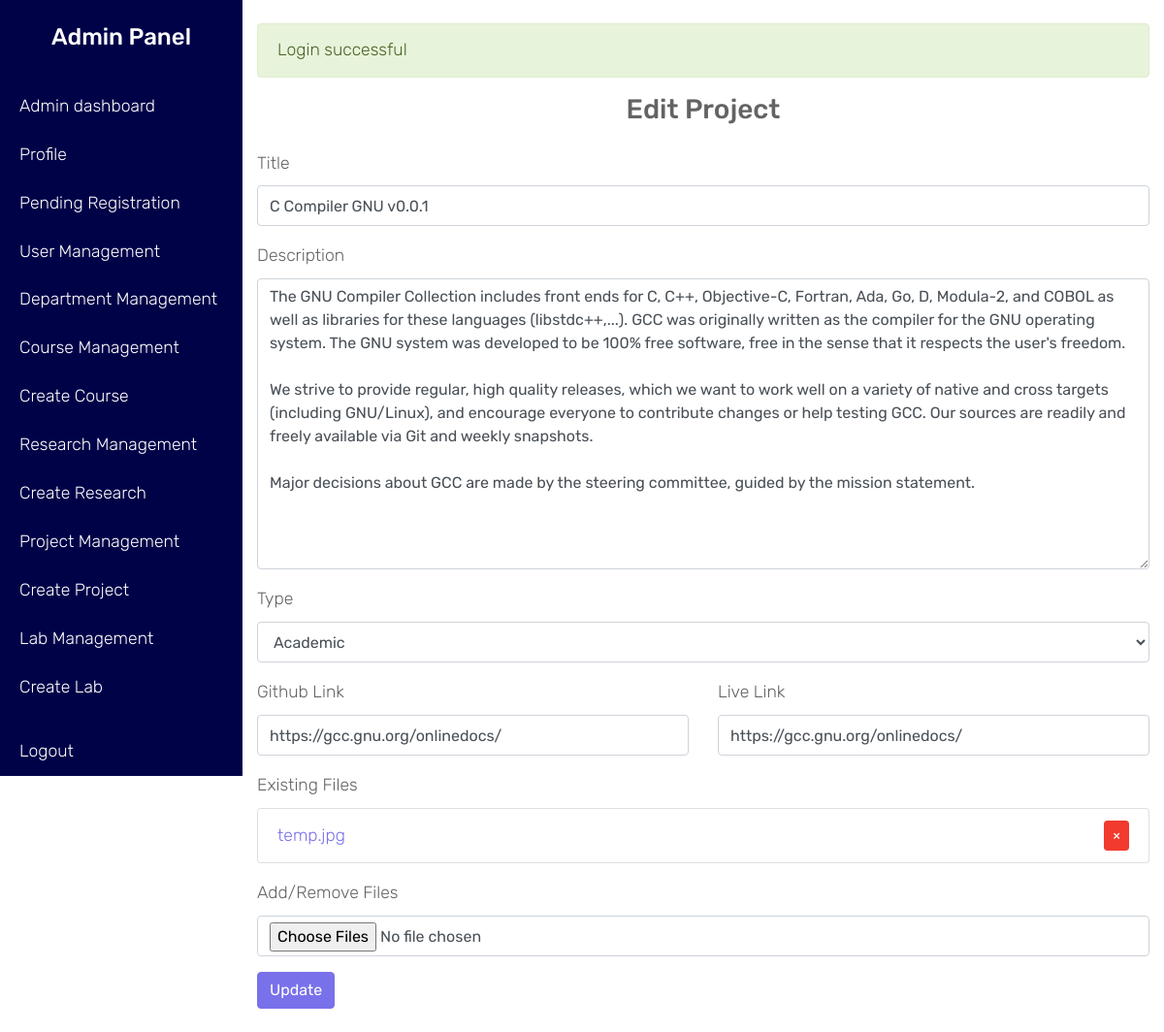
/admin/create-project.php?editProject=1 (signed in), run on the app's committed database.
### tables this page shows
CREATE TABLE `tbl_project` (
  `project_id` int(11) NOT NULL,
  `status` int(11) DEFAULT 0,
  `title` text DEFAULT NULL,
  `description` text DEFAULT NULL,
  `project_type` text DEFAULT NULL,
  `github_link` text DEFAULT NULL,
  `live_link` text DEFAULT NULL,
  `files` text DEFAULT NULL,
  `created_at` timestamp NOT NULL DEFAULT current_timestamp(),
  `modified_at` timestamp NOT NULL DEFAULT current_timestamp() ON UPDATE current_timestamp()
);

CREATE TABLE `tbl_file` (
  `file_id` int(11) NOT NULL,
  `status` int(11) DEFAULT 1,
  `file_owner_id` int(11) NOT NULL,
  `file_original_name` text NOT NULL,
  `file_new_name` text NOT NULL,
  `created` timestamp NOT NULL DEFAULT current_timestamp(),
  `modified` timestamp NOT NULL DEFAULT current_timestamp() ON UPDATE current_timestamp()
);

### class-file/SessionManager.php (called while the page is built, shortened)
<?php
class SessionStatic
{
    public static function get(string $key)
    {
        return isset($_SESSION[$key]) ? $_SESSION[$key] : null;
    }
}
?>

### class-file/Project.php (called while the page is built, shortened)
<?php
include_once 'DatabaseConnector.php';
class Project
{
    public $conn;
    public $table = null;
    public function __construct($tableName = null)
    {
        $this->table = $tableName ?? 'tbl_project';
    }
    public function ensureConnection()
    {
        if (!$this->conn) {
            $this->db = new DatabaseConnector();
            $this->db->connect();
            $this->conn = $this->db->getConnection();
        }
    }
    public function getByFilters(
        $project_id = null,
        $status = null,
        $title = null,
        $project_type = null,
        $files = null,
        $sort_col = 'created_at',
        $sort_order = 'ASC'
    ) {
        $sql = "SELECT * FROM {$this->table} WHERE 1";
        $filters = [
            'project_id'   => $project_id,
            'status'       => $status,
            'title'        => $title,
            'project_type'=> $project_type,
            'files'        => $files
        ];
        foreach ($filters as $col => $val) {
            if ($val !== null) {
                if (is_array($val)) {
                    $safe = array_map(fn($v) => in_array($col, ['project_id','status']) ? intval($v) : "'" . $this->filter($v) . "'", $val);
                    $sql .= " AND {$col} IN (" . implode(',', $safe) . ")";
                } else {
                    $safeVal = in_array($col, ['project_id','status']) ? intval($val) : "'" . $this->filter($val) . "'";
                    $sql .= " AND {$col} = {$safeVal}";
                }
            }
        }
        if ($sort_col) {
            $sql .= " ORDER BY {$sort_col} {$sort_order}";
        }
        $res = mysqli_query($this->conn, $sql);
        $rows = [];
        while ($row = mysqli_fetch_assoc($res)) {
            $rows[] = $row;
        }
        return $rows;
    }
}
?>

### class-file/DatabaseConnector.php (called while the page is built, shortened)
<?php
class DatabaseConnector
{
    public $servername = "localhost";
    public $username = "root";
    public $password = "";
    public $dbname = "portfolio";
    public $connection;
    public function connect()
    {
        $this->connection = mysqli_connect(
            $this->servername,
            $this->username,
            $this->password,
            $this->dbname
        );
        return true;
    }
    public function getConnection()
    {
        return $this->connection;
    }
}

### class-file/File.php (called while the page is built, shortened)
<?php
include_once 'DatabaseConnector.php';
class FileManager
{
    private $conn;
    public function ensureConnection()
    {
        if (!$this->conn) {
            $db = new DatabaseConnector();
            $db->connect();
            $this->conn = $db->getConnection();
        } else {
            return 0;
        }
    }
    public function getByFilters($file_id = null, $status = null, $file_owner_id = null): array
    {
        $sql     = "SELECT * FROM tbl_file WHERE 1";
        $filters = [
            'file_id'       => $file_id,
            'status'        => $status,
            'file_owner_id' => $file_owner_id,
        ];
        foreach ($filters as $col => $val) {
            if ($val !== null) {
                if (is_array($val)) {
                    $safe = array_map(fn($v) => intval($v), $val);
                    $sql .= " AND {$col} IN (" . implode(',', $safe) . ")";
                } else {
                    $sql .= " AND {$col} = " . intval($val);
                }
            }
        }
        $res = mysqli_query($this->conn, $sql);
        $rows = [];
        while ($row = mysqli_fetch_assoc($res)) {
            $rows[] = $row;
        }
        return $rows;
    }
}
?>

### admin/create-project.php (the view, shortened to what this page needs)
<?php
include_once "../class-file/SessionManager.php";
$session = SessionStatic::class;
include_once "../class-file/Project.php";
include_once "../class-file/File.php";
$project = new Project();
$file = new FileManager();
$isEdit = false;
if (isset($_GET['editProject'])) {
    $projectId = intval($_GET['editProject']);
    $project->getByFilters($projectId);
    $isEdit = true;
}
?>
<!DOCTYPE html>
<html lang="en">
<head>
    <link rel="stylesheet" href="../fonts/icomoon/style.css">
    <link rel="stylesheet" href="../css/bootstrap.min.css">
    <link rel="stylesheet" href="../css/jquery-ui.css">
    <link rel="stylesheet" href="../css/owl.carousel.min.css">
    <link rel="stylesheet" href="../css/owl.theme.default.min.css">
    <link rel="stylesheet" href="../css/owl.theme.default.min.css">
    <link rel="stylesheet" href="../css/jquery.fancybox.min.css">
    <link rel="stylesheet" href="../css/bootstrap-datepicker.css">
    <link rel="stylesheet" href="../fonts/flaticon/font/flaticon.css">
    <link rel="stylesheet" href="../css/aos.css">
    <link rel="stylesheet" href="../css/style.css">
</head>
<body data-spy="scroll" data-target=".site-navbar-target" data-offset="300">
    <div class="site-wrap">
        <?php include_once "sidebar.php"; ?>
        <div class="container my-4">
            <?php if ($session::get('msg1')): ?>
                <div class="alert alert-success">
                    <?php echo $session::get('msg1');
                    $session::delete('msg1'); ?>
                </div>
            <?php endif; ?>
            <h3 class="text-center mb-4"><?php echo $isEdit ? 'Edit Project' : 'Create Project'; ?></h3>
            <form method="post" enctype="multipart/form-data">
                <div class="mb-3">
                    <label>Title</label>
                    <input name="projectTitle" class="form-control" required value="<?php echo $isEdit ? htmlspecialchars($project->title) : ''; ?>">
                </div>
                <div class="mb-3">
                    <label>Description</label>
                    <textarea name="projectDescription" class="form-control" style="min-height:300px;" required><?php echo $isEdit ? htmlspecialchars($project->description) : ''; ?></textarea>
                </div>
                <div class="mb-3">
                    <label>Type</label>
                    <select name="projectType" class="form-control" required>
                        <option value="academic" <?php echo $isEdit && $project->project_type == 'academic' ? 'selected' : ''; ?>>Academic</option>
                    </select>
                </div>
                <div class="mb-3 row">
                    <div class="col">
                        <label>Github Link</label>
                        <input name="githubLink" class="form-control" value="<?php echo $isEdit ? htmlspecialchars($project->github_link) : ''; ?>">
                    </div>
                    <div class="col">
                        <label>Live Link</label>
                        <input name="liveLink" class="form-control" value="<?php echo $isEdit ? htmlspecialchars($project->live_link) : ''; ?>">
                    </div>
                </div>
                <?php if ($isEdit && $project->files): ?>
                    <div class="mb-3">
                        <label>Existing Files</label>
                        <ul class="list-group">
                            <?php foreach (explode(',', $project->files) as $fid): $file->getByFilters($fid); ?>
                                <li class="list-group-item d-flex justify-content-between align-items-center">
                                    <a href="../uploads1/<?php echo $file->file_new_name; ?>" target="_blank"><?php echo $file->file_original_name; ?></a>
                                    <button type="button" class="btn btn-sm btn-danger remove-file" data-file-id="<?php echo $fid; ?>">&times;</button>
                                </li>
                            <?php endforeach; ?>
                        </ul>
                    </div>
                <?php endif; ?>
                <div class="mb-3">
                    <label><?php echo $isEdit ? 'Add/Remove Files' : 'Upload Files'; ?></label>
                    <input type="file" name="projectFiles[]" multiple class="form-control">
                </div>
                <button type="submit" name="<?php echo $isEdit ? 'updateProject' : 'createProject'; ?>" class="btn btn-primary">
                    <?php echo $isEdit ? 'Update' : 'Create'; ?>
                </button>
            </form>
        </div>
    </div>
    </div>
</body>
</html>

### css/style.css (style rules this page uses)
body { line-height: 1.7; color: #636363; font-weight: 300; font-size: 1.1rem; font-family: "Rubik", sans-serif; }
a { -webkit-transition: .3s all ease; -o-transition: .3s all ease; transition: .3s all ease; }
.form-control { height: calc(2.5rem + 2px) !important; }

### data on the page
tbl_project: projectTitle "C Compiler GNU v0.0.1", projectDescription "The GNU Compiler Collection includes front ends for C, C++, Objective-C, Fortran, Ada, Go, D, Modula-2, and COBOL as well as libraries for these languages (libstdc++,...). GCC was originally written as the compiler for the GNU operating system. The GNU system was developed to be 100% free software, free in the sense that it respects the user's freedom. We strive to provide regular, high quality releases, which we want to work well on a variety of native and cross targets (including GNU/Linux), and encourage everyone to contribute changes or help testing GCC. Our sources are readily and freely available via Git and weekly snapshots. Major decisions about GCC are made by the steering…", projectType "Academic", githubLink "https://gcc.gnu.org/onlinedocs/", liveLink "https://gcc.gnu.org/onlinedocs/"
tbl_file: file_original_name "temp.jpg"

### other printed values
$session::get('msg1') "Login successful"
